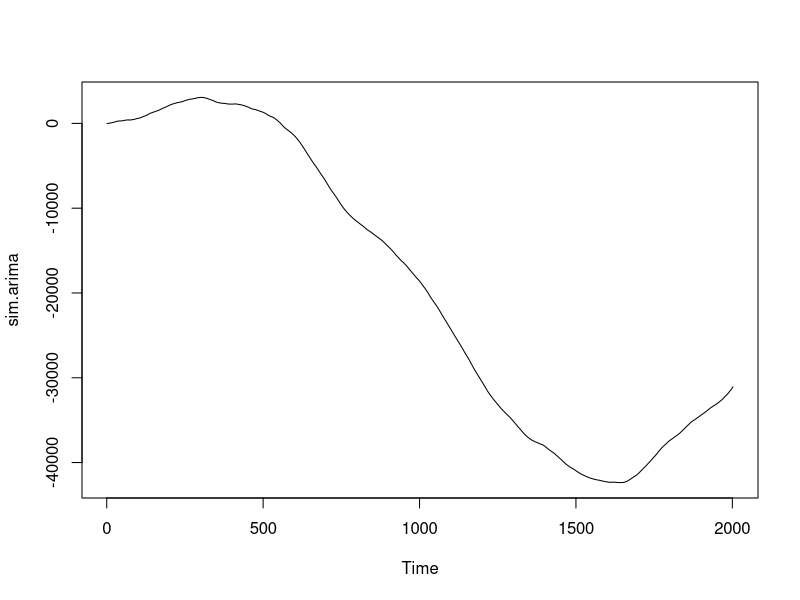
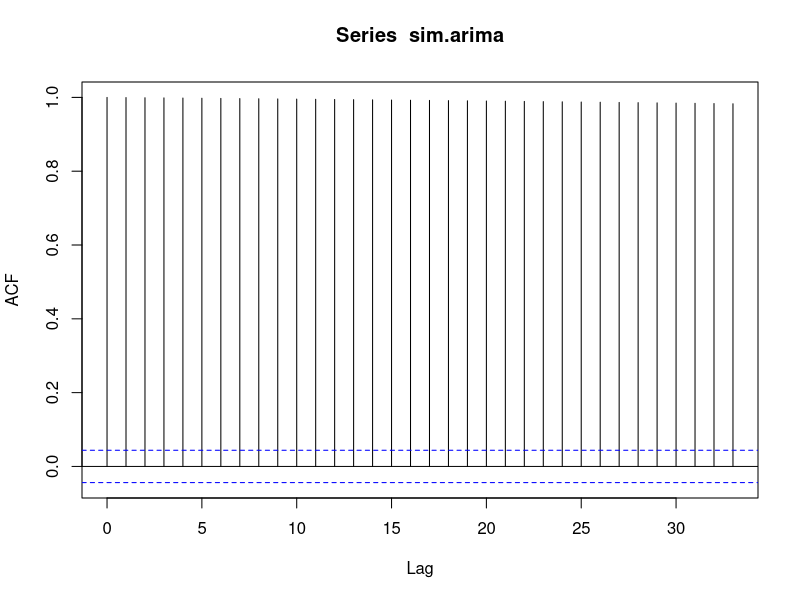
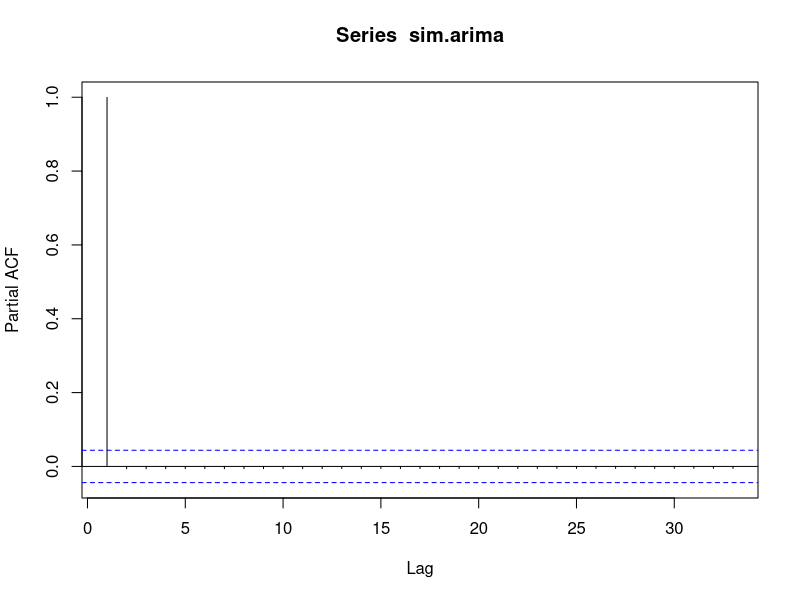
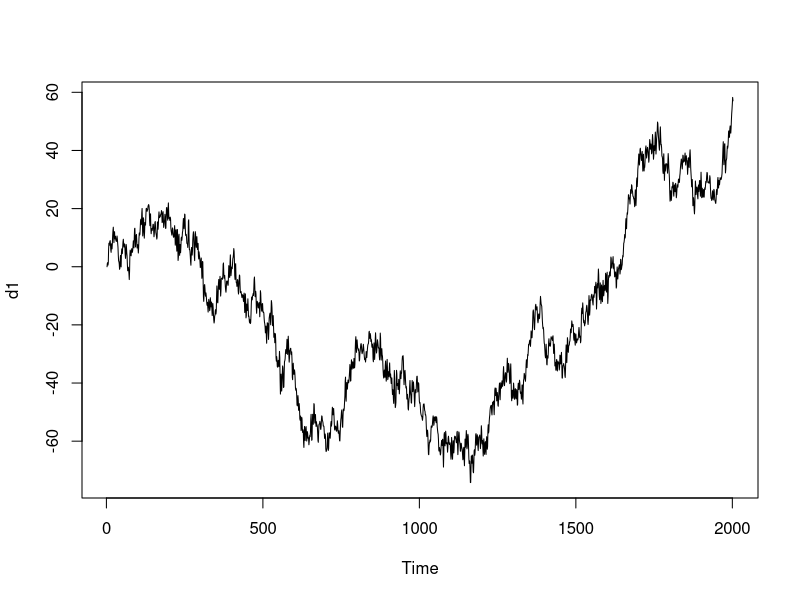
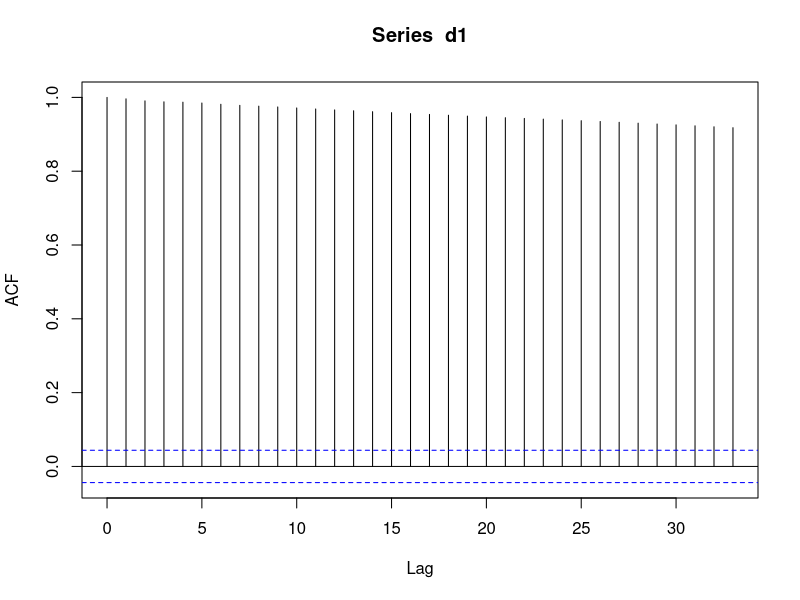
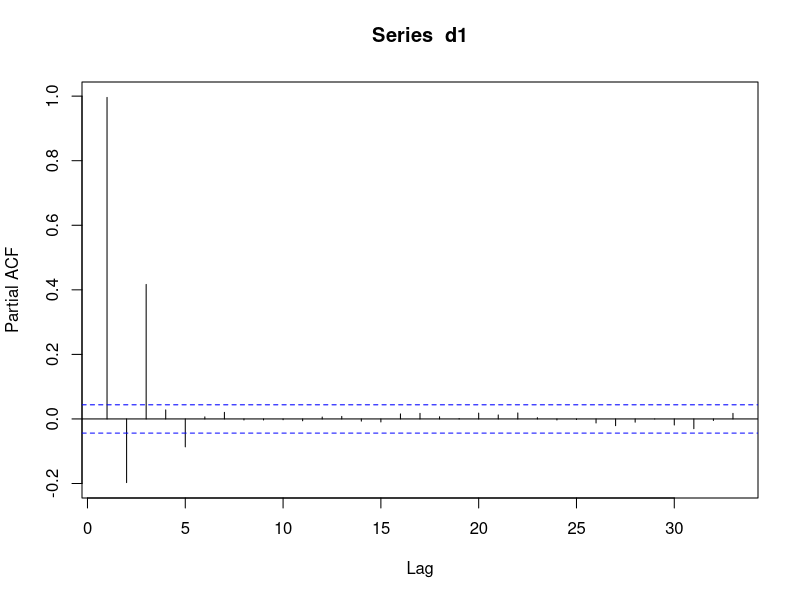
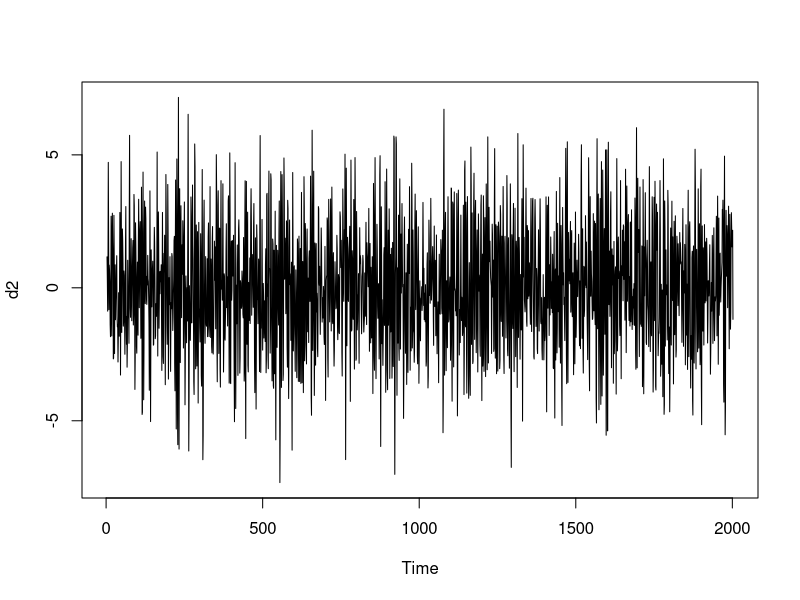
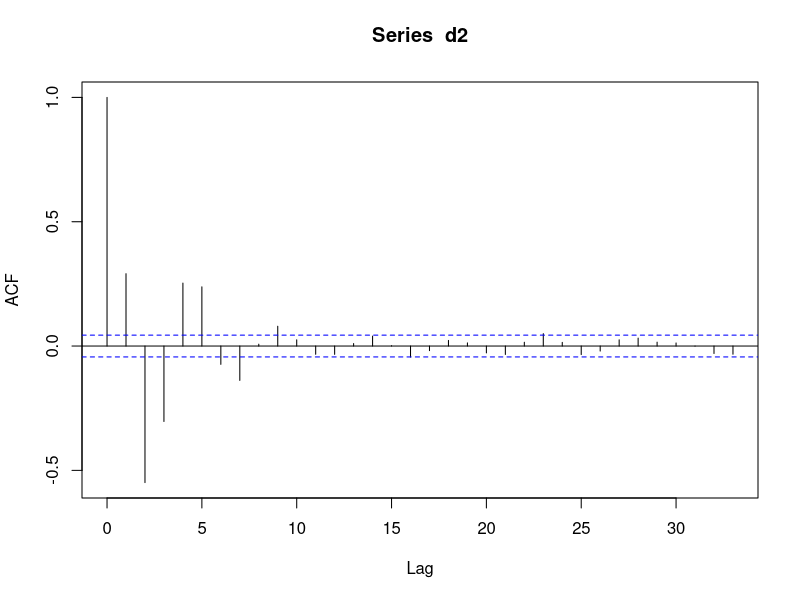

Write R code to recreate these figures, in order.
#simulation of arima model with phi1=0.2,phi2=-0.6, theta=2, var=2, I=2
sim.arima<-arima.sim(n=2000,model=list(order=c(2,2,1),ar=c(0.2,-0.6),ma=
                                        1.4,sd=sqrt(4)))
plot(sim.arima)
acf(sim.arima)
pacf(sim.arima)

#take the first dif
d1<-diff(sim.arima)
plot(d1)
acf(d1)
pacf(d1)

#take the 2nd diff
d2<-diff(d1)
plot(d2)
acf(d2) #d could be order 1,2,3,4
pacf(d2) #p could be 1,2,3,4 order
#looks like its an ARIMA(p,2,q)  model

#let's try to get the best fit

fit1<-arima(sim.arima,order=c(1,2,1)) #AIC = 7870.82
fit1
fit2<-arima(sim.arima,order=c(2,2,1)) #AIC = 7056.48, appears to be best
fit2
fit3<-arima(sim.arima,order=c(3,2,1)) #AIC = 7058.48
fit3
fit4<-arima(sim.arima,order=c(4,2,1)) #AIC = 7060.48
fit4
#the order for AR seems to be 2
fit5<-arima(sim.arima,order=c(2,2,2)) #AIC = 7058.58
fit5
fit6<-arima(sim.arima,order=c(2,2,3)) #AIC = 7060.48
fit6
#we see that the parameter estimates already begin to shrink to zero

#we select that the best mode would be ARIMA(2,2,1), as it also has
#the lowest AIC vlaue
bestfit<-arima(sim.arima,order=c(2,2,1))
bestfit
res<-bestfit$residuals
qqnorm(res) #residuals looks normal, like iid N(mu,sigma^2)
acf(res) #the residuals acf looks like WN, which is stationary
#the residuals looks good as well, we assume this is best model
